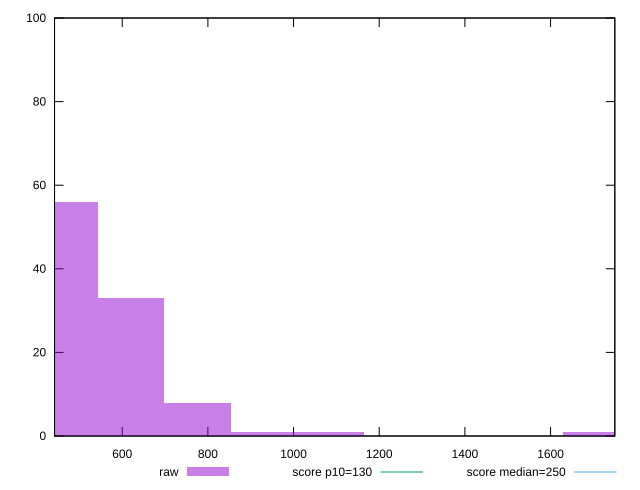

This chart was generated by the following gnuplot code:
reset

$raw <<EOF
465.57030115949146 56
620.7604015459887 33
775.9505019324858 8
1707.0911042514688 1
1086.3307027054802 1
931.1406023189829 1
EOF

set key outside below
set boxwidth 155.19010038649716
set xrange [442:1749.9999999999998]
set yrange [0:100]
set trange [0:100]
set style fill transparent solid 0.5 noborder

set parametric
set terminal svg size 640, 490 enhanced background rgb 'white'
set output "reprap/max-potential-fid/samples/pages+cached+noexternal+nomedia+nocss/raw/histogram.svg"

plot $raw title "raw" with boxes, \
     130,t title "score p10=130", \
     250,t title "score median=250"

reset
